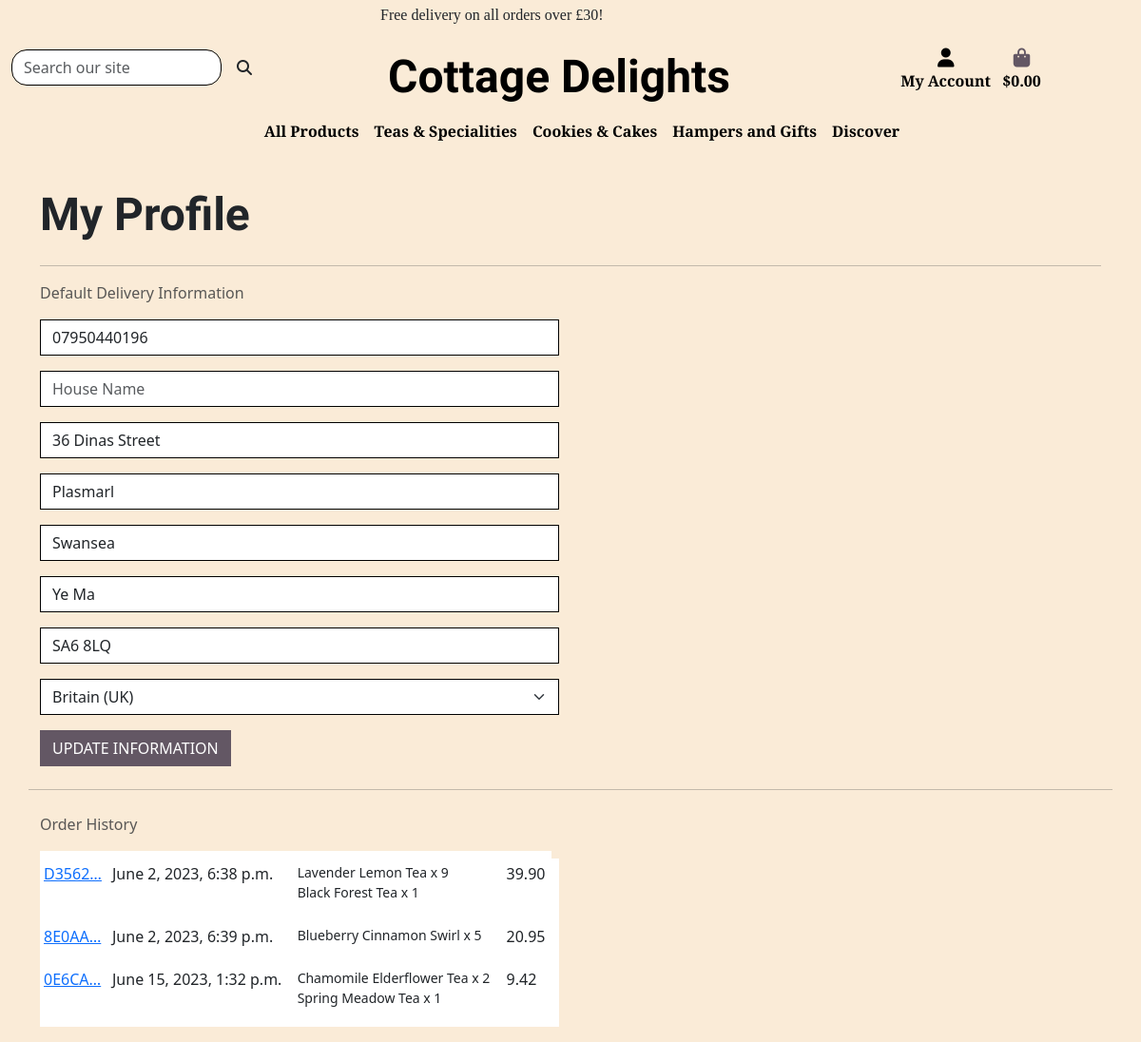
Screenshot of /userprofile/ (signed in) with the database file from the repository.
### userprofile/models.py (models this page shows, shortened)
class UserProfile(models.Model):
    user = models.OneToOneField(User, on_delete=models.CASCADE)
    default_phone_number = models.CharField(
        max_length=20, null=True, blank=True)
    default_house_name = models.CharField(max_length=20, null=True, blank=True)
    default_address_line_1 = models.CharField(
        max_length=80, null=True, blank=True)
    default_address_line_2 = models.CharField(
        max_length=80, null=True, blank=True)
    default_town_city = models.CharField(max_length=40, null=True, blank=True)
    default_county = models.CharField(max_length=80, null=True, blank=True)
    default_postcode = models.CharField(max_length=20, null=True, blank=True)
    default_country = CountryField(
        blank_label='Country', null=True, blank=True)

### checkout/models.py (models this page shows, shortened)
class OrderRecord(models.Model):
    order_number = models.CharField(max_length=50, null=False, editable=False)
    userprofile = models.ForeignKey(
        UserProfile, on_delete=models.SET_NULL,
        null=True, blank=True, related_name='orders')
    full_name = models.CharField(max_length=65, null=False, blank=False)
    email = models.EmailField(max_length=300, null=False, blank=False)
    phone_number = models.CharField(max_length=20, null=True, blank=True)
    house_name = models.CharField(max_length=30, null=True, blank=True)
    address_line_1 = models.CharField(max_length=80, null=False, blank=False)
    address_line_2 = models.CharField(max_length=80, null=True, blank=True)
    town_city = models.CharField(max_length=40, null=False, blank=False)
    county = models.CharField(max_length=40, null=True, blank=True)
    country = CountryField(blank_label='Country *', null=False, blank=False)
    postcode = models.CharField(max_length=10, null=False, blank=False)
    shopping_cart = models.TextField(null=False, blank=False, default='')
    order_total = models.DecimalField(
        max_digits=10, decimal_places=2, null=False, default=0)
    delivery_cost = models.DecimalField(
        max_digits=6, decimal_places=2, null=False, default=0)
    grand_total = models.DecimalField(
        max_digits=10, decimal_places=2, default=0)
    date = models.DateTimeField(auto_now_add=True)
    stripe_pid = models.CharField(
        max_length=254, null=False, blank=False, default='')

class OrderLineItem(models.Model):
    order = models.ForeignKey(
        OrderRecord, null=False, blank=False,
        on_delete=models.CASCADE, related_name='lineitems')
    product = models.ForeignKey(
        Product, null=False, blank=False, on_delete=models.CASCADE)
    quantity = models.IntegerField(null=False, blank=False, default=0)
    lineitem_total = models.DecimalField(
        max_digits=6, decimal_places=2,
        null=False, blank=False, editable=False)

### products/models.py (models this page shows, shortened)
class Product(models.Model):
    category = models.ForeignKey(
        'category', null=True, blank=True, on_delete=models.SET_NULL)
    sku = models.CharField(max_length=100)
    name = models.CharField(max_length=250, null=True, blank=True)
    description = models.TextField()
    ingredients = models.CharField(max_length=450)
    weight = models.CharField(max_length=10, null=True, blank=True)
    storage = models.TextField(null=True, blank=True)
    price = models.DecimalField(max_digits=6, decimal_places=2)
    rating = models.DecimalField(
        max_digits=6, decimal_places=2, null=True, blank=True)
    image_url = models.URLField(max_length=1024, null=True, blank=True)
    image = models.ImageField(null=True, blank=True)

### userprofile/views.py (the view)
# urls.py: path('userprofile/', include('userprofile.urls')),
@login_required
def userprofile(request):
    profile = get_object_or_404(UserProfile, user=request.user)
    if request.method == 'POST':
        form = UserProfileForm(request.POST, instance=profile)
        if form.is_valid():
            form.save()
            messages.success(request, 'Profile updated successfully')
        else:
            messages.error(request,
                           ('Update failed. Please ensure '
                            'the form is valid.'))
    else:
        form = UserProfileForm(instance=profile)
    orders = profile.orders.all()
    template = 'userprofile/profile.html'
    context = {
        'form': form,
        'orders': orders,
        'on_profile_page': True
    }
    return render(request, template, context)

### cart/contexts.py (called while the page is built, shortened)
def cart_contents(request):
    cart_items = []
    order_total = 0
    product_quant = 0
    cart = request.session.get('cart', {})
    if order_total < settings.FREE_DELIVERY_THRESHOLD:
        delivery = order_total * Decimal(settings.STANDARD_DELIVERY_PERCENTAGE / 100)
        free_delivery_delta = settings.FREE_DELIVERY_THRESHOLD - order_total
    else:
        delivery = 0
        free_delivery_delta = 0
    grand_total = delivery + order_total
    context = {
        'cart_items': cart_items,
        'order_total': order_total,
        'product_quant': product_quant,
        'delivery': delivery,
        'free_delivery_delta': free_delivery_delta,
        'free_delivery_threshold': settings.FREE_DELIVERY_THRESHOLD,
        'grand_total': grand_total,
    }
    return context

### userprofile/templates/userprofile/profile.html (shortened to what this page needs)
{% extends "base.html" %}
{% load static %}
{% block page_header %}
    <div class="container header-container">
    </div>
{% endblock %}
{% block content %}
    <div class="overlay"></div>
    <div class="container profilecontainer">
        <div class="row">
            <div class="col">
                <h2 class="logo-font mb-4">My Profile</h2>
                <hr>
            </div>
        </div>
        <div class="row">
            <div class="col-12 col-lg-6">
                <p class="text-muted">Default Delivery Information</p>
                <form class="mt-3" action="{% url 'userprofile' %}" method="POST" id="profile-update-form">
                    {{ form|crispy }}
                    <button class="btn btn-black rounded-0 text-uppercase float-right">Update Information</button>
                </form>
            </div>
            <hr class="my-4">
            <div class="col-12 col-lg-6">
                <p class="text-muted">Order History</p>
                <div class="order-history table-responsive">
                    <table class="table table-sm table-borderless">
                        <thead>
                            <tr>
                                <th></th>
                                <th></th>
                                <th></th>
                                <th></th>
                            </tr>
                        </thead>
                        <tbody>
                            {% for order in orders %}
                            <tr>
                                <td>
                                    <a href="{% url 'order_history' order.order_number %}" title="{{ order.order_number }}">{{ order.order_number|truncatechars:6 }}</a>
                                </td>
                                <td>{{ order.date }}</td>
                                <td>
                                    <ul class="list-unstyled">
                                        {% for item in order.lineitems.all %}
                                        <li class="small">
                                        {{ item.product.name }} x {{ item.quantity }}
                                        </li>
                                        {% endfor %}
                                    </ul>
                                </td>
                                <td>{{ order.grand_total }}</td>
                                <td></td>
                            </tr>
                            {% endfor %}
                        </tbody>
                    </table>
                </div>
            </div>
        </div>
{% endblock %}

### static/css/base.css (style rules this page uses)
html { height: 100%; margin: 0; padding: 0; width: 100%; }
body { width: 100%; background-image: url('/media/elaine-howlin-FEpNmWh1fMc-unsplash-min.jpg'); background-repeat: no-repeat; background-size: cover; background-color: rgb(247, 235, 235); height: calc(76vh - 164px); }
.overlay { height: 100%; width: 100%; background-color: antiquewhite; z-index: -1; top: 0; left: 0; position: fixed; }
.header-container { padding-top: 164px; width: 100%; }
h2.logo-font { font-family: 'Dancing Script', serif; font-weight: 700; font-size: 3em; }
a.btn-black, button.btn-black, input.btn-black, a.editbutton { background: rgb(99, 87, 100); color: white; }
@media (min-width: 768px) { .container { width: 100%; } }
@media (min-width: 992px) { .header-container { padding-top: 164px; } }
@media screen and (min-width: 768px) and (max-width: 1755px) { html { width: 100%; } }
@media screen and (min-width: 768px) and (max-width: 1755px) { body { width: 100%; } }
@media screen and (min-width: 768px) and (max-width: 1755px) { div.container { width: 100%; } }

### rows the page displays
UserProfile: default_phone_number "07950440196", default_address_line_1 "36 Dinas Street", default_address_line_2 "Plasmarl", default_town_city "Swansea", default_county "Ye Ma", default_postcode "SA6 8LQ", default_country "Britain (UK)"
OrderRecord: order_number "D3562…", date "June 2, 2023, 6:38 p.m.", grand_total "39.90"
OrderLineItem: product.name "Lavender Lemon Tea", quantity "9"
OrderLineItem: product.name "Black Forest Tea", quantity "1"
OrderRecord: order_number "8E0AA…", date "June 2, 2023, 6:39 p.m.", grand_total "20.95"
OrderLineItem: product.name "Blueberry Cinnamon Swirl", quantity "5"
OrderRecord: order_number "0E6CA…", date "June 15, 2023, 1:32 p.m.", grand_total "9.42"
OrderLineItem: product.name "Chamomile Elderflower Tea", quantity "2"
OrderLineItem: product.name "Spring Meadow Tea", quantity "1"

### other values shown
{{ free_delivery_threshold }} "30"
